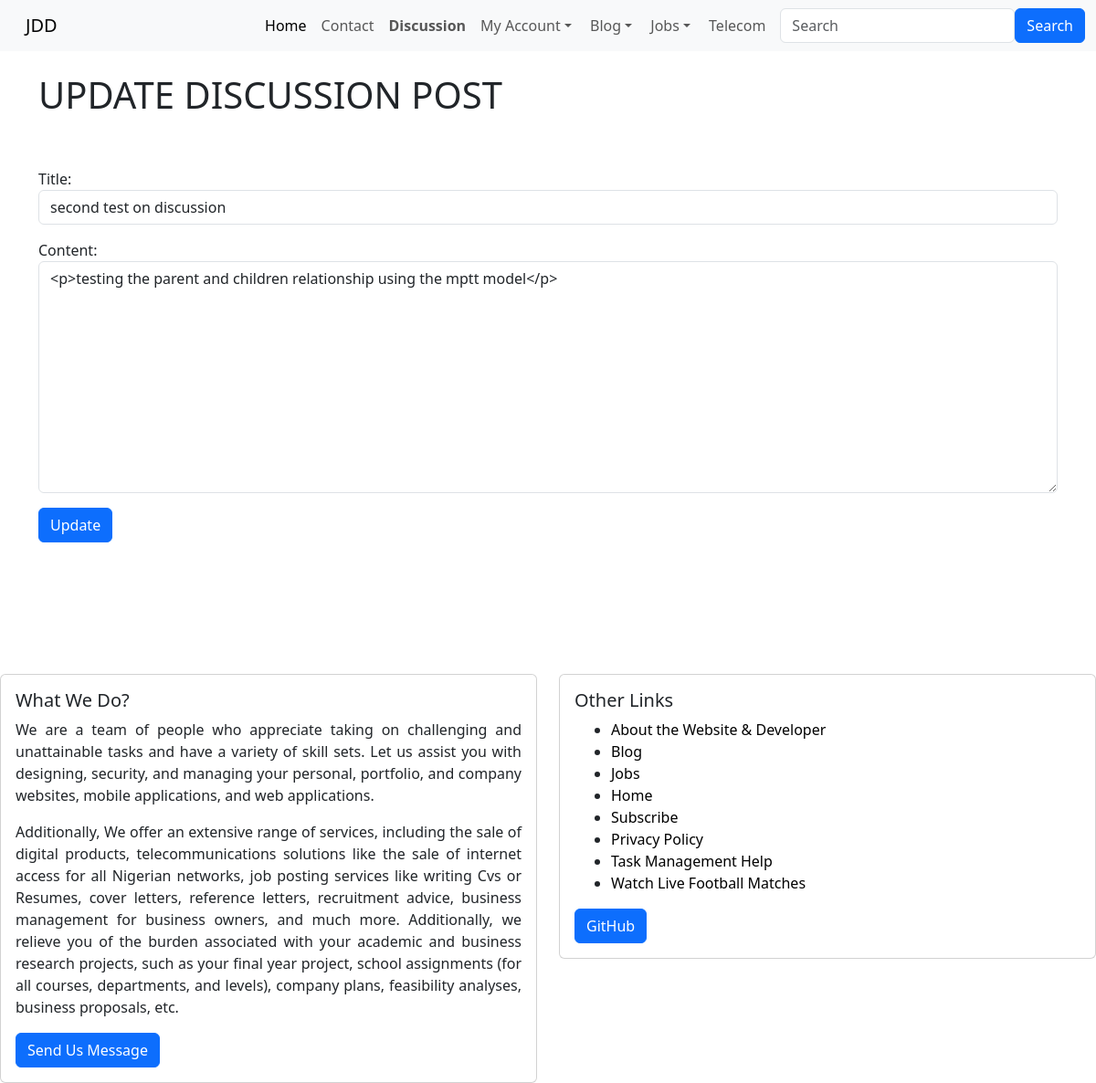
Screenshot of /discussion/blog/edit/2 (signed in) with the database file from the repository.
### discussion/models.py (models this page shows, shortened)
class Discussion(models.Model):
    author = models.ForeignKey(User, on_delete=models.CASCADE)
    title = models.CharField(max_length=255, unique=True)
    date = models.DateTimeField(auto_now_add=True)
    content = RichTextField(blank=True, null=True, unique=True)
    likes = models.ManyToManyField(User, related_name='discuss_posts')

### discussion/views.py (the view)
# urls.py: path('blog/edit/<int:pk>', EditDiscussionPostView.as_view(), name='edit_discussion_post' ),
class EditDiscussionPostView(UpdateView):
    model = models.Discussion
    template_name = 'discussion/edit_discussion_post.html'
    form_class = forms.DiscussionForm

### discussion/forms.py
class DiscussionForm(forms.ModelForm):
    class Meta:
        model = models.Discussion
        fields = ('title', 'author',  'content')
        widgets = {
            'title': forms.TextInput(attrs={'class': 'form-control'}),
            'author': forms.TextInput(attrs={'class': 'form-control', 'value': '', 'id':'author', 'type': 'hidden'}),
            'content': forms.Textarea(attrs={'class': 'form-control'}),
        }

### discussion/templates/discussion/edit_discussion_post.html (shortened to what this page needs)
{% extends 'home/base.html' %}
{% block body %}
{% if user.is_authenticated %}
    <h1> UPDATE DISCUSSION POST</h1><br> <br>
    {% if object.author.id == user.id  %}
            <div class="form-group">
                <form method="POST">
                    {{form.as_p}}
                    <button class="btn btn-primary"> Update </button>
                </form> <br><br>
            </div>
    {% endif %}
{% else %}
    <h3>You don't have the permission to access this page...</h3> <br><br>
    <a class="btn btn-primary" href="{% url 'index:home' %}">Go Home</a> <br><br><br>
{% endif %}
{% endblock %}

### rows the page displays
Discussion: title "second test on discussion", content "<p>testing the parent and children relationship using the mptt model</p>"
